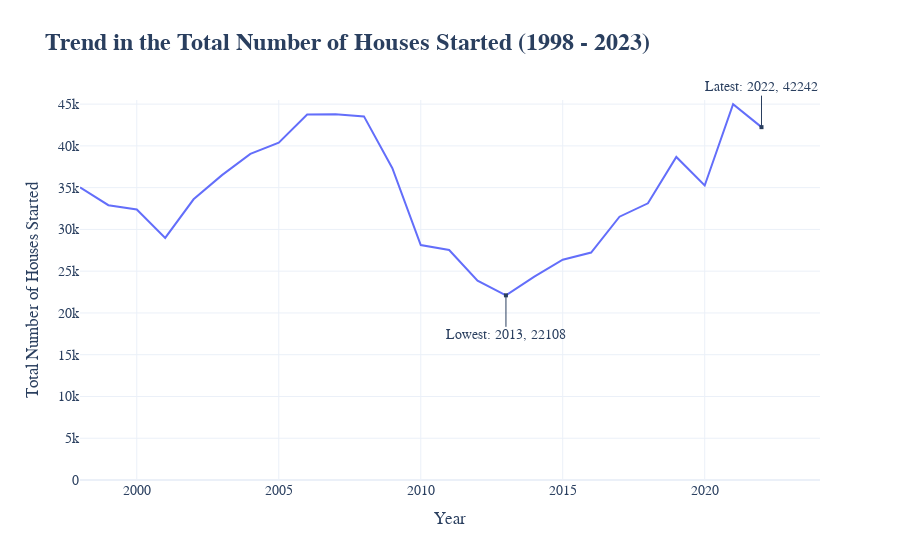

The notebook cell this image was saved under:
### Code cell
# Import required libraries
import pandas as pd
import plotly.express as px

def load_and_clean_data(file_path):
    """Load and clean the dataset."""
    # Load the data
    df = pd.read_excel(file_path)
    # ... [The rest of your cleaning code]
    return df_clean

# Updating the function to plot the trend for "Total houses started" over the years
# Updating the function to plot the trend for "Total houses started" over the years
def plot_total_houses_trend(df, peak_year, peak_value, lowest_year, lowest_value, last_year, last_value):
    """Plot the trend in the total number of houses started over the years using Plotly for interactivity."""
    
    # Create the interactive plot
    fig = px.line(df, x='Year', y='Total_Dwellings',
                  title='<b>Trend in the Total Number of Houses Started (1998 - 2023)</b>',
                  labels={'Total_Dwellings': 'Total Number of Houses Started'},
                  template='plotly_white')
    
    # Customize the plot
    fig.update_layout(
        font=dict(
            family="Arial, monospace",
            size=14,
        ),
        title_font=dict(size=24, family="Arial, bold"),
        annotations=[
            # Commenting out the peak annotation
            # dict(x=peak_year, y=peak_value, xref="x", yref="y",
            #      text=f"Peak: {peak_year}, {peak_value}", showarrow=True, arrowhead=7, ax=0, ay=-40),
            dict(x=lowest_year, y=lowest_value, xref="x", yref="y",
                 text=f"Lowest: {lowest_year}, {lowest_value}", showarrow=True, arrowhead=7, ax=0, ay=40),
            dict(x=last_year, y=last_value, xref="x", yref="y",
                 text=f"Latest: {last_year}, {last_value}", showarrow=True, arrowhead=7, ax=0, ay=-40)
        ]
    )
    
    fig.update_yaxes(range=[0, df['Total_Dwellings'].max() + 500])  # Start y-axis from 0
    
    # Show the plot
    fig.show()

df_clean = load_and_clean_data(file_path)

# Identify the peak, the lowest, and the last point for "Total_Dwellings"
peak_point_total = df_clean[df_clean['Total_Dwellings'] == df_clean['Total_Dwellings'].max()]
lowest_point_total = df_clean[df_clean['Total_Dwellings'] == df_clean['Total_Dwellings'].min()]
last_point_total = df_clean[df_clean['Year'] == df_clean['Year'].max()]

# Extract the year and total number of houses started for these points
peak_year_total, peak_value_total = int(peak_point_total['Year']), int(peak_point_total['Total_Dwellings'])
lowest_year_total, lowest_value_total = int(lowest_point_total['Year']), int(lowest_point_total['Total_Dwellings'])
last_year_total, last_value_total = int(last_point_total['Year']), int(last_point_total['Total_Dwellings'])

# Plot the trend in the total number of houses started over the years
plot_total_houses_trend(df_clean, peak_year_total, peak_value_total, lowest_year_total, lowest_value_total, last_year_total, last_value_total)

### Figure 1 — Plotly figure (JSON) as saved in the notebook; plotly's stock layout.template omitted (floating-point values rounded to 4 significant figures)
{"data": [{"hovertemplate": "Year=%{x}<br>Total Number of Houses Started=%{y}<extra></extra>", "legendgroup": "", "line": {"color": "#636efa", "dash": "solid"}, "marker": {"symbol": "circle"}, "mode": "lines", "name": "", "orientation": "h", "showlegend": false, "type": "scatter", "x": [1998, 1999, 2000, 2001, 2002, 2003, 2004, 2005, 2006, 2007, 2008, 2009, 2010, 2011, 2012, 2013, 2014, 2015, 2016, 2017, 2018, 2019, 2020, 2021, 2022], "xaxis": "x", "y": [35027, 32900, 32377, 28983, 33606, 36496, 39037, 40381, 43747, 43796, 43531, 37319, 28135, 27535, 23853, 22108, 24351, 26378, 27224, 31521, 33121, 38677, 35254, 44992, 42242], "yaxis": "y"}], "layout": {"annotations": [{"arrowhead": 7, "ax": 0, "ay": 40, "showarrow": true, "text": "Lowest: 2013, 22108", "x": 2013, "xref": "x", "y": 22108, "yref": "y"}, {"arrowhead": 7, "ax": 0, "ay": -40, "showarrow": true, "text": "Latest: 2022, 42242", "x": 2022, "xref": "x", "y": 42242, "yref": "y"}], "font": {"family": "Arial, monospace", "size": 14}, "legend": {"tracegroupgap": 0}, "title": {"font": {"family": "Arial, bold", "size": 24}, "text": "<b>Trend in the Total Number of Houses Started (1998 - 2023)</b>"}, "xaxis": {"anchor": "y", "domain": [0, 1], "title": {"text": "Year"}}, "yaxis": {"anchor": "x", "domain": [0, 1], "range": [0, 45492], "title": {"text": "Total Number of Houses Started"}}}}
